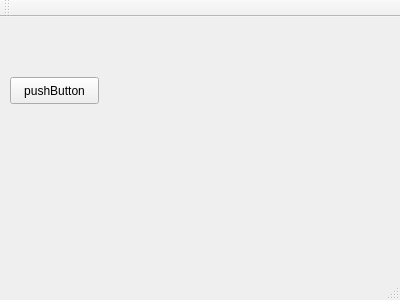
<?xml version="1.0" encoding="UTF-8"?>
<ui version="4.0">
 <class>MainWindow</class>
 <widget class="QMainWindow" name="MainWindow">
  <property name="geometry">
   <rect>
    <x>0</x>
    <y>0</y>
    <width>400</width>
    <height>300</height>
   </rect>
  </property>
  <property name="windowTitle">
   <string>MainWindow</string>
  </property>
  <widget class="QWidget" name="centralWidget">
   <widget class="QPushButton" name="pushButton">
    <property name="geometry">
     <rect>
      <x>10</x>
      <y>60</y>
      <width>89</width>
      <height>27</height>
     </rect>
    </property>
    <property name="text">
     <string>pushButton</string>
    </property>
   </widget>
  </widget>
  <widget class="QMenuBar" name="menuBar">
   <property name="geometry">
    <rect>
     <x>0</x>
     <y>0</y>
     <width>400</width>
     <height>25</height>
    </rect>
   </property>
  </widget>
  <widget class="QToolBar" name="mainToolBar">
   <attribute name="toolBarArea">
    <enum>TopToolBarArea</enum>
   </attribute>
   <attribute name="toolBarBreak">
    <bool>false</bool>
   </attribute>
  </widget>
  <widget class="QStatusBar" name="statusBar"/>
 </widget>
 <layoutdefault spacing="6" margin="11"/>
 <resources/>
 <connections/>
</ui>
